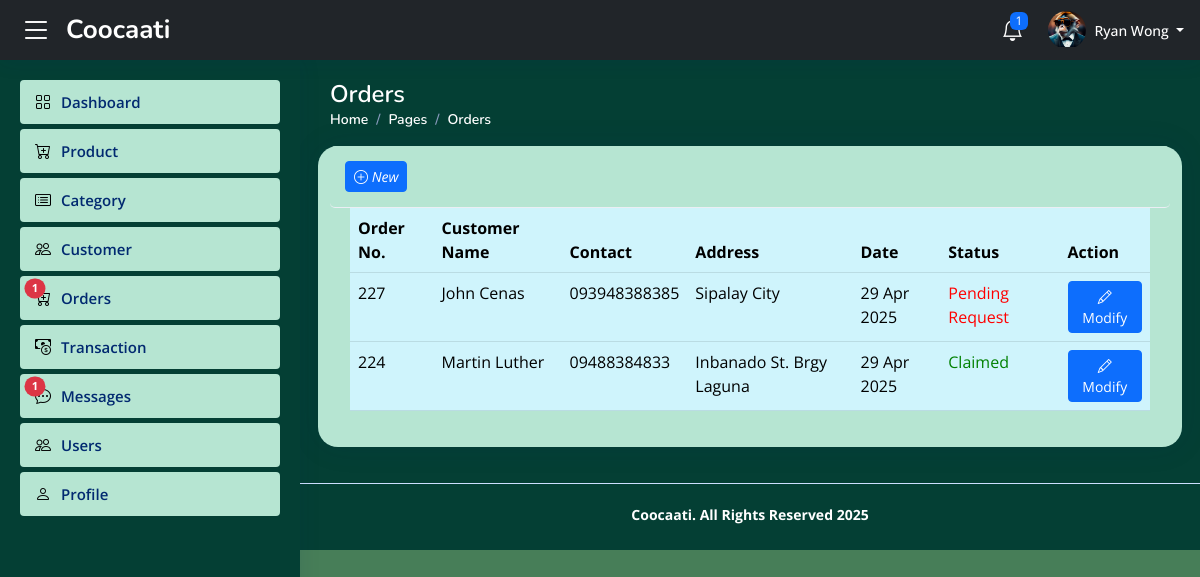
The page /admin/index.php?page=order (signed in) on the database its author committed.
### tables this page shows
CREATE TABLE `user` (
  `user_id` int(11) NOT NULL,
  `fname` varchar(50) NOT NULL DEFAULT '0',
  `lname` varchar(50) NOT NULL DEFAULT '0',
  `uname` varchar(50) NOT NULL DEFAULT '0',
  `password` varchar(50) NOT NULL DEFAULT '0',
  `type` varchar(50) NOT NULL DEFAULT '0',
  `avatar` varchar(50) NOT NULL DEFAULT '0',
  `job` varchar(50) NOT NULL DEFAULT '0',
  `special_code` varchar(50) NOT NULL DEFAULT '0'
);

CREATE TABLE `orders` (
  `order_id` int(11) NOT NULL,
  `customer_id` int(11) NOT NULL DEFAULT 0,
  `order_code` varchar(50) NOT NULL DEFAULT '0',
  `order_date` datetime NOT NULL,
  `order_total` varchar(50) NOT NULL DEFAULT '0',
  `cash` varchar(50) NOT NULL DEFAULT '0',
  `exchange` varchar(50) NOT NULL DEFAULT '0',
  `status` varchar(50) NOT NULL DEFAULT '0'
);

CREATE TABLE `customer` (
  `customer_id` int(11) NOT NULL,
  `name` varchar(50) NOT NULL DEFAULT '0',
  `contact` varchar(50) NOT NULL DEFAULT '0',
  `username` varchar(50) NOT NULL DEFAULT '0',
  `password` varchar(50) NOT NULL DEFAULT '0',
  `address` varchar(50) NOT NULL DEFAULT '0',
  `avatar` varchar(50) NOT NULL DEFAULT '0',
  `date_created` date NOT NULL
);

### admin/index.php (called while the page is built, shortened)
<?php
include('assets/header.php');
include('assets/sidebar.php');
$page = isset($_GET['page']) ? $_GET['page'] : 'assets/index_body';
include $page.'.php';
include('assets/footer.php');
 ?>

### admin/include/database.php (called while the page is built, shortened)
<?php
 class database{
var $sql_string = '';
	private $conn;
	public function open_connection() {
		$this->conn = mysqli_connect(server,user,pass);
		if(!$this->conn){
			echo "Problem in database connection! Contact administrator!";
			exit();
		}else{
			$db_select = mysqli_select_db($this->conn, database_name);
		}
	}
	function setQuery($sql='') {
		$this->sql_string=$sql;
	}
	function executeQuery() {
		$result = mysqli_query($this->conn,$this->sql_string);
		return $result;
	}
	private function confirm_query($result) {
		return $result;
	}
	public function num_rows($result_set) {
		return mysqli_num_rows($result_set);
	}
	function loadSingleResult() {
		$cur = $this->executeQuery();
		while ($row = mysqli_fetch_object($cur)) {
			$data = $row;
		}
		return $data;
	}
}
$mydb = new database();
?>

### admin/include/member.php (called while the page is built, shortened)
<?php
require_once("database.php");
class user{
	function getUserData($user_id){
		global $mydb;
		if(!empty($user_id)){
			$mydb->setQuery("select * from user where user_id = {$user_id}");
			$cur = $mydb->executeQuery();
			$numrows = $mydb->num_rows($cur);
			if($numrows > 0){
				$found = $mydb->loadSingleResult();
				return $data = array(
					'account_name'=>$found->fname.' '.$found->lname,
					'job'=>$found->job,
					'type'=>$found->type,
					'avatar'=>$found->avatar,
					'fname'=>$found->fname,
					'lname'=>$found->lname,
					'monkey_name'=>$found->special_code
				);
			}
		}
		return false;
	}
}
 ?>

### admin/include/dashboard.php (called while the page is built, shortened)
<?php
require_once('database.php');
class dash{
    function getCountNotificationsToday(){
        global $mydb;
        $mydb->setQuery("select count(user_mID) as 'count' from user_message where date(date_message) = date(now()) and status = 0 limit 10");
        $cur = $mydb->executeQuery();
        $numrows = $mydb->num_rows($cur);
        if($numrows > 0){
            $found = $mydb->loadSingleResult();
            return $found->count;
        }
        return false;
    }
}
?>

### admin/order.php (the view, shortened to what this page needs)
    <main id="main" class="main">
    <div class="pagetitle">
      <h1 style="color: white;">Orders</h1>
      <nav>
        <ol class="breadcrumb">
          <li class="breadcrumb-item"><a href="<?php echo WEB_ROOT."/admin";  ?>"
            style="color:white"
          >Home</a></li>
          <li class="breadcrumb-item" style="color:white;">Pages</li>
          <li class="breadcrumb-item active" style="color:white;">Orders</li>
        </ol>
      </nav>
    </div>
    <section class="section profile">
     <div class="row">
        <div class="card mb-3" style="background-color:#b6e5d2;border-radius:20px;">
          <div class="card-header" style="background-color:#b6e5d2;border-radius:5px;">
           <button class="btn btn-sm btn-primary" data-bs-toggle="modal" data-bs-target="#AddOrders" type="button"><i class="bi bi-plus-circle"> New</i></button>
        </div>
          <div class="card-body">
            <div class="table-responsive">
              <table class="table datatable table-info" id="dataTable" width="100%" cellspacing="0">
                <thead>
                  <tr>
                    <th>Order No.</th>
                    <th>Customer Name</th>
                    <th>Contact</th>
                    <th>Address</th>
                    <th>Date</th>
                    <th>Status</th>
                    <th>Action</th>
                  </tr>
                </thead>
                <tbody>
                  <?php
                  $all_orders = show_all_orders();
                  if($all_orders != '0'){
                  foreach ($all_orders as $data_orders) {
                    if($data_orders['status'] == '0'){
                      $color = 'red';
                      $status = 'Pending Request';
                    }else if($data_orders['status'] == '1'){
                      $color = 'green';
                      $status = 'Approved';
                    }else if($data_orders['status'] == '2'){
                      $color = 'green';
                      $status = 'Claimed';
                    }else if($data_orders['status']== '4'){
                      $color ='grey';
                      $status ='Drafted';
                    }
                    else{
                      $color = 'red';
                      $status = 'Error';
                    }
                    ?>
                  <tr>
                    <td><?php echo $data_orders['order_code']; ?></td>
                    <td><?php echo $data_orders['name']; ?></td>
                    <td><?php echo $data_orders['contact']; ?></td>
                    <td><?php echo $data_orders['address']; ?></td>
                    <td><?php echo date("d M Y",strtotime($data_orders['order_date'])); ?></td>
                    <td style="color: <?php echo $color; ?>"><?php echo $status; ?></td>
                    <td>
                      <button type="button" class="btn btn-sm btn-primary bi bi-pencil" id="mod_order_btn" data-id="<?php echo $data_orders['order_id']; ?>"> Modify</button>
                    </td>
                  </tr>
<?php
                  }
                  }
                   ?>
                </tbody>
              </table>
            </div>
          </div>
        </div>
      </div>
    </section>
  </main>
<?php
  function show_all_orders(){
    global $mydb;
    $mydb->setQuery("select o.order_id,o.order_code,c.name,o.order_date,c.contact,c.address,o.`status` from customer c,orders o where c.customer_id = o.customer_id  order by (o.`status`='0') desc");
    $cur = $mydb->executeQuery();
    $numrows = $mydb->num_rows($cur);
    if($numrows > 0){
      return $cur;
    }else{
      return 0;
    }
  }
 ?>

### admin/assets/header.php (shortened to what this page needs)
<?php
  $user_class = new user();
  $user_data = $user_class->getUserData($_SESSION['user_id']);
?>
<!DOCTYPE html>
<html lang="en">
<head>
  <link href="assets/vendor/bootstrap/css/bootstrap.min.css" rel="stylesheet">
  <link href="assets/vendor/bootstrap-icons/bootstrap-icons.css" rel="stylesheet">
  <link href="assets/vendor/boxicons/css/boxicons.min.css" rel="stylesheet">
  <link href="assets/vendor/quill/quill.snow.css" rel="stylesheet">
  <link href="assets/vendor/quill/quill.bubble.css" rel="stylesheet">
  <link href="assets/vendor/remixicon/remixicon.css" rel="stylesheet">
  <link href="assets/vendor/simple-datatables/style.css" rel="stylesheet">
  <link href="assets/css/style.css" rel="stylesheet">
</head>
<body>
  <header id="header" class="header fixed-top d-flex align-items-center bg-dark">
  <div class="d-flex align-items-center justify-content-between">
    <i class="bi bi-list toggle-sidebar-btn me-1" style="color: white; position: relative; left: -10px"></i>
    <a href="<?php echo WEB_ROOT."admin/"; ?>" class="logo d-flex align-items-center">
      <span class="d-none d-lg-block" style="color: white;">Coocaati</span>
    </a>
  </div>
    <nav class="header-nav ms-auto">
      <ul class="d-flex align-items-center">
        <li class="nav-item dropdown">
          <?php
              $dashboard_data = new dash();
              $notif_count_today = $dashboard_data->getCountNotificationsToday();
           ?>
           <?php
           if($user_data['type'] == 1){
            echo '
          <a class="nav-link nav-icon" href="#" data-bs-toggle="dropdown">
            <i class="bi bi-bell" style="color: white;"></i>
            <span class="badge bg-primary badge-number"> '.$notif_count_today.'</span>
          </a>
            ';
           }
            ?>
        </li>
        <li class="nav-item dropdown pe-3">
        <a class="nav-link nav-profile d-flex align-items-center pe-0" href="#" data-bs-toggle="dropdown">
          <div class="avatar-container" style="width: 38px; height: 38px; border-radius: 50%; overflow: hidden;">
              <img src="assets/avatar/<?php echo $user_data['avatar']; ?>" alt="Profile"
              style="width: 100%; height: 100%; object-fit: cover;">
          </div>
          <span class="d-none d-md-block dropdown-toggle ps-2" style="color: white; font-weight: 500;">
          <?php echo $_SESSION['account_name']; ?>
          </span>
        </a>
        </li>
      </ul>
    </nav>
  </header>

### admin/assets/css/style.css (style rules this page uses)
:root { scroll-behavior: smooth; }
body { font-family: "Open Sans", sans-serif; background: #477e58; color: #020202; }
a { color: #4154f1; text-decoration: none; }
h1, h2, h3, h4, h5, h6 { font-family: "Nunito", sans-serif; }
#main { margin-top: 60px; padding: 20px 30px; transition: all 0.3s; background-color: #043f34; }
.pagetitle { margin-bottom: 10px; }
.pagetitle h1 { font-size: 24px; margin-bottom: 0; font-weight: 600; color: #012970; }
.card { margin-bottom: 30px; border: none; border-radius: 5px; box-shadow: 0px 0 30px rgba(1, 41, 112, 0.1); }
.card-header, .card-footer { border-color: #ebeef4; background-color: #fff; color: #798eb3; padding: 15px; }
.card-body { padding: 0 20px 20px 20px; }
.breadcrumb { font-size: 14px; font-family: "Nunito", sans-serif; color: #899bbd; font-weight: 600; }
.breadcrumb a { color: #899bbd; transition: 0.3s; }
.breadcrumb .breadcrumb-item::before { color: #899bbd; }
.breadcrumb .active { color: #51678f; font-weight: 600; }
.logo { line-height: 1; }
@media (min-width: 1200px) { .logo { width: 280px; } }
.logo span { font-size: 26px; font-weight: 700; color: #012970; font-family: "Nunito", sans-serif; }
.header { transition: all 0.5s; z-index: 997; height: 60px; box-shadow: 0px 2px 20px rgba(1, 41, 112, 0.1); background-color: #fff; padding-left: 20px; }
.header .toggle-sidebar-btn { font-size: 32px; padding-left: 10px; cursor: pointer; color: #012970; }
.header-nav ul { list-style: none; }
.header-nav>ul { margin: 0; padding: 0; }
.header-nav .nav-icon { font-size: 22px; color: #012970; margin-right: 25px; position: relative; }
.header-nav .nav-profile { color: #012970; }
.header-nav .nav-profile img { max-height: 36px; }
.header-nav .nav-profile span { font-size: 14px; font-weight: 600; }
.header-nav .badge-number { position: absolute; inset: -2px -5px auto auto; font-weight: normal; font-size: 12px; padding: 3px 6px; }
@media (min-width: 1200px) { #main, #footer { margin-left: 300px; } }

### rows shown on the page
user: avatar (picture)
orders: order_code "227", customer.name "John Cenas", customer.contact "093948388385", customer.address "Sipalay City", order_date "29 Apr 2025", status "Pending Request"
orders: order_code "224", customer.name "Martin Luther", customer.contact "09488384833", customer.address "Inbanado St. Brgy Laguna", order_date "29 Apr 2025", status "Claimed"

### other values the page prints
$notif_count_today "1"
$_SESSION['account_name'] "Ryan Wong"
$pendingOrderedCounts "1"
$notif_count "1"
